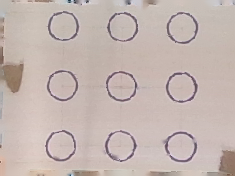
#> input picture 9circles/wrapped_image.png, 235 x 176 px, given in place of wrapped_image.jpg, which was not available
$ python extract_mask.py
#> lines starting #> are read from the running program, lines starting #| are printed output that depends on the picture; after the words box and inside, x2 and y2 are one past the last pixel; in counts of white or black regions, pixels touching at a corner belong together; pictures that were not available may be replaced by others from this repository, and a replacement may not be noted
#> further down, img is the input picture: shape (176, 235, 3); mean B, G, R 176.6, 181.7, 196.1
import os
import cv2
import numpy as np
import matplotlib.pyplot as plt

from PIL import Image
from scipy.spatial.distance import euclidean
from utils.mark_config import MARK_TYPES, MARK_SAVING_TEMPLATE


def convert_rgb_to_hsv(rgb):
    color_rgb = np.uint8([[list(rgb)]])
    color_hsv = cv2.cvtColor(color_rgb, cv2.COLOR_RGB2HSV)
    return color_hsv[0][0]


def create_mask_HSV(image_path, lower_hsv, upper_hsv):
#> called with image_path = 'images_0323/wrapped_image.jpg', lower_hsv = array of shape (3,), upper_hsv = array of shape (3,)
    img = cv2.imread(image_path)
    img_hsv = cv2.cvtColor(img, cv2.COLOR_BGR2HSV)
#> img_hsv: shape (176, 235, 3); mean H, S, V 24.6, 26.7, 196.1

    mask = cv2.inRange(img_hsv, lower_hsv, upper_hsv)
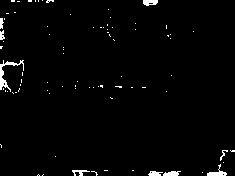
#> mask: shape (176, 235); 1.9% white; 82 white regions (73 under 20 px), largest, box (x1, y1, x2, y2) and area: (0, 60, 24, 92) 176, (207, 164, 227, 176) 89, (143, 0, 158, 6) 70
    return mask


def create_mask_RGB(image_path, lower_rgb, upper_rgb):
    img = cv2.imread(image_path)
    img_hsv = cv2.cvtColor(img, cv2.COLOR_BGR2RGB)

    mask = cv2.inRange(img_hsv, lower_rgb, upper_rgb)
    return mask


def get_mark_mask(mark_type: dict, image_path: str) -> np.ndarray:
    rgb = mark_type["color"]
    mode = mark_type["mode"]
    color_toleration = mark_type["toleration"]
    if mode == "rgb":
        color = rgb
    elif mode == "hsv":
        color = convert_rgb_to_hsv(rgb)
    else:
        raise ValueError("Invalid mode")

    # define ranges (for extremes, we use 0-255)
    lower_bound = np.array(
        [
            color[0] - color_toleration[0],
            color[1] - color_toleration[1],
            color[2] - color_toleration[2],
        ]
    )
    upper_bound = np.array(
        [
            color[0] + color_toleration[0],
            color[1] + color_toleration[1],
            color[2] + color_toleration[2],
        ]
    )

    # get the mask
    if mode == "rgb":
        img_binary = create_mask_RGB(image_path, lower_bound, upper_bound)
    elif mode == "hsv":
        img_binary = create_mask_HSV(image_path, lower_bound, upper_bound)
    else:
        raise ValueError("Invalid mode")

    # do dilation and erosion
    dilate_erode_iterations = 4
    kernel = np.ones((5, 5), np.uint8)
    img_binary = cv2.dilate(img_binary, kernel, iterations=dilate_erode_iterations)
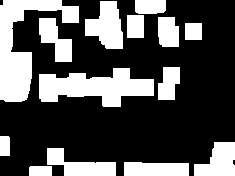
#> img_binary: shape (176, 235); 32.4% white; 14 white regions, largest, box (x1, y1, x2, y2) and area: (0, 0, 79, 102) 3096, (39, 68, 154, 107) 2710, (85, 1, 123, 49) 1228
    img_binary = cv2.erode(img_binary, kernel, iterations=dilate_erode_iterations)
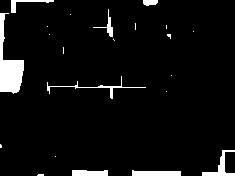
#> img_binary: shape (176, 235); 5.3% white; 22 white regions (14 under 20 px), largest, box (x1, y1, x2, y2) and area: (0, 13, 24, 94) 903, (202, 150, 235, 176) 254, (132, 170, 181, 176) 247

    return img_binary


if __name__ == "__main__":
    # base path
    images_folder = "images_0323"

    # load image
    image_path = os.path.join(images_folder, "wrapped_image.jpg")
    img = cv2.imread(image_path)
    img = cv2.cvtColor(img, cv2.COLOR_BGR2RGB)

    # target color
    for mark_type_name in MARK_TYPES.keys():
        img_binary = get_mark_mask(MARK_TYPES[mark_type_name], image_path)

        # save the mask
        cv2.imwrite(
            os.path.join(
                images_folder,
                MARK_SAVING_TEMPLATE.format(mark_type_name=mark_type_name),
            ),
            img_binary,
        )
